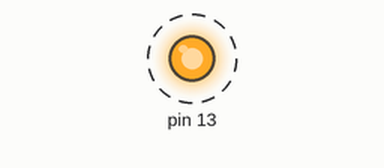
This sketch was run on a simulated Arduino Uno, built with avr-gcc and run on an emulated ATmega328P. On the bench: output pins drawn as LEDs (lit = HIGH). Dashed ring = blinking. What the sketch prints to the serial monitor is not drawn.

Above: at 0.5 s.
Timing chart, 0 to 4.6 s (numbered marks = the images above):
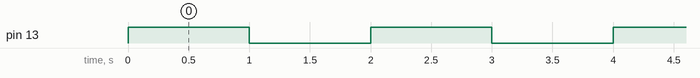

Measured:
- by itself, pin 13: alternates HIGH for 1.0 s and LOW for 1.0 s

The sketch:

modifiedBlinkCircuit.ino
```cpp
void setup() {
  pinMode(13, OUTPUT);
  Serial.begin(9600);
}

void loop() {
  digitalWrite(13, HIGH);
  Serial.println("Hello World printed to the Serial Monitor");
  delay(1000);
  digitalWrite(13, LOW);
  delay(1000);
}
```
